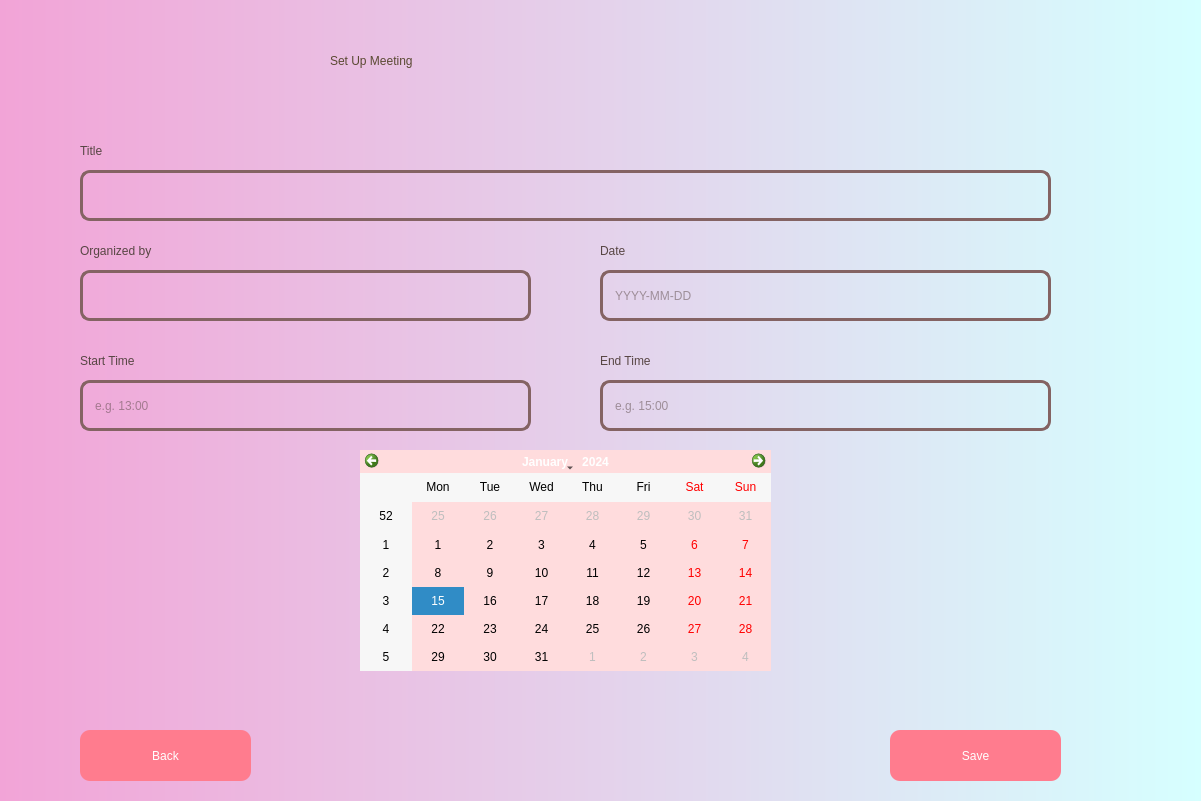
<?xml version="1.0" encoding="UTF-8"?>
<ui version="4.0">
 <class>Dialog</class>
 <widget class="QDialog" name="Dialog">
  <property name="geometry">
   <rect>
    <x>0</x>
    <y>0</y>
    <width>1201</width>
    <height>801</height>
   </rect>
  </property>
  <property name="windowTitle">
   <string>Dialog</string>
  </property>
  <property name="styleSheet">
   <string notr="true"/>
  </property>
  <widget class="QWidget" name="widget" native="true">
   <property name="geometry">
    <rect>
     <x>0</x>
     <y>0</y>
     <width>1201</width>
     <height>801</height>
    </rect>
   </property>
   <property name="styleSheet">
    <string notr="true">QWidget#widget{
background-color:qlineargradient(spread:reflect, x1:0, y1:0, x2:1, y2:0, stop:0 rgba(242, 164, 215, 255), stop:1 rgba(214, 255, 255, 255));}</string>
   </property>
   <widget class="QPushButton" name="Back">
    <property name="geometry">
     <rect>
      <x>80</x>
      <y>730</y>
      <width>171</width>
      <height>51</height>
     </rect>
    </property>
    <property name="styleSheet">
     <string notr="true">QPushButton{
background-color: rgb(255, 124, 142);
font: 63 16pt &quot;Yu Gothic UI Semibold&quot;;
color: rgb(255, 255, 255);
border-radius: 10px;
}

QPushButton:hover
{
background-color: rgb(141, 91, 158);
font: 63 16pt &quot;Yu Gothic UI Semibold&quot;;
color: rgb(255, 255, 255);
border-radius: 10px;
}

QPushButton:pressed
{
padding-left:5px;
padding-top:5px;
}
</string>
    </property>
    <property name="text">
     <string>Back</string>
    </property>
   </widget>
   <widget class="QLabel" name="set_up_meeting">
    <property name="geometry">
     <rect>
      <x>330</x>
      <y>10</y>
      <width>561</width>
      <height>101</height>
     </rect>
    </property>
    <property name="styleSheet">
     <string notr="true">color:rgb(90, 73, 50);
font: 63 40pt &quot;Yu Gothic UI Semibold&quot;;
</string>
    </property>
    <property name="text">
     <string>Set Up Meeting</string>
    </property>
   </widget>
   <widget class="QCalendarWidget" name="Calendar">
    <property name="geometry">
     <rect>
      <x>360</x>
      <y>450</y>
      <width>411</width>
      <height>221</height>
     </rect>
    </property>
    <property name="styleSheet">
     <string notr="true">font: 63 9pt &quot;Yu Gothic UI Semibold&quot;;
background-color: rgb(255, 220, 221);
</string>
    </property>
   </widget>
   <widget class="QPushButton" name="Save">
    <property name="geometry">
     <rect>
      <x>890</x>
      <y>730</y>
      <width>171</width>
      <height>51</height>
     </rect>
    </property>
    <property name="styleSheet">
     <string notr="true">QPushButton{
background-color: rgb(255, 124, 142);
font: 63 16pt &quot;Yu Gothic UI Semibold&quot;;
color: rgb(255, 255, 255);
border-radius: 10px;
}

QPushButton:hover
{
background-color: rgb(141, 91, 158);
font: 63 16pt &quot;Yu Gothic UI Semibold&quot;;
color: rgb(255, 255, 255);
border-radius: 10px;
}

QPushButton:pressed
{
padding-left:5px;
padding-top:5px;
}
</string>
    </property>
    <property name="text">
     <string>Save</string>
    </property>
   </widget>
   <widget class="QLineEdit" name="organized_by_box">
    <property name="geometry">
     <rect>
      <x>80</x>
      <y>270</y>
      <width>451</width>
      <height>51</height>
     </rect>
    </property>
    <property name="styleSheet">
     <string notr="true">QLineEdit{
color: rgb(88, 70, 68);
font: 63 15pt &quot;Yu Gothic UI Semibold&quot;;
background-color: rgba(0,0,0,0);
border: 3px solid rgb(132, 99, 99);
padding-left: 10px;
border-radius: 10px;
}

QLineEdit:focus
{
color: rgb(88, 70, 68);
font: 63 15pt &quot;Yu Gothic UI Semibold&quot;;
background-color:rgb(255, 226, 220);
border: 3px solid rgb(223, 134, 135);
}

</string>
    </property>
    <property name="text">
     <string/>
    </property>
    <property name="placeholderText">
     <string/>
    </property>
   </widget>
   <widget class="QLabel" name="Organizedby">
    <property name="geometry">
     <rect>
      <x>80</x>
      <y>230</y>
      <width>171</width>
      <height>41</height>
     </rect>
    </property>
    <property name="styleSheet">
     <string notr="true">color: rgb(88, 70, 68);
font: 63 15pt &quot;Yu Gothic UI Semibold&quot;;
</string>
    </property>
    <property name="text">
     <string>Organized by</string>
    </property>
   </widget>
   <widget class="QLineEdit" name="date_box">
    <property name="geometry">
     <rect>
      <x>600</x>
      <y>270</y>
      <width>451</width>
      <height>51</height>
     </rect>
    </property>
    <property name="styleSheet">
     <string notr="true">QLineEdit{
color: rgb(88, 70, 68);
font: 63 15pt &quot;Yu Gothic UI Semibold&quot;;
background-color: rgba(0,0,0,0);
border: 3px solid rgb(132, 99, 99);
padding-left: 10px;
border-radius: 10px;
}

QLineEdit:focus
{
color: rgb(88, 70, 68);
font: 63 15pt &quot;Yu Gothic UI Semibold&quot;;
background-color:rgb(255, 226, 220);
border: 3px solid rgb(223, 134, 135);
}

</string>
    </property>
    <property name="text">
     <string/>
    </property>
    <property name="placeholderText">
     <string>YYYY-MM-DD</string>
    </property>
   </widget>
   <widget class="QLineEdit" name="start_time_box">
    <property name="geometry">
     <rect>
      <x>80</x>
      <y>380</y>
      <width>451</width>
      <height>51</height>
     </rect>
    </property>
    <property name="styleSheet">
     <string notr="true">QLineEdit{
color: rgb(88, 70, 68);
font: 63 15pt &quot;Yu Gothic UI Semibold&quot;;
background-color: rgba(0,0,0,0);
border: 3px solid rgb(132, 99, 99);
padding-left: 10px;
border-radius: 10px;
}

QLineEdit:focus
{
color: rgb(88, 70, 68);
font: 63 15pt &quot;Yu Gothic UI Semibold&quot;;
background-color:rgb(255, 226, 220);
border: 3px solid rgb(223, 134, 135);
}

</string>
    </property>
    <property name="text">
     <string/>
    </property>
    <property name="placeholderText">
     <string>e.g. 13:00</string>
    </property>
   </widget>
   <widget class="QLabel" name="StartTime">
    <property name="geometry">
     <rect>
      <x>80</x>
      <y>340</y>
      <width>131</width>
      <height>41</height>
     </rect>
    </property>
    <property name="styleSheet">
     <string notr="true">color: rgb(88, 70, 68);
font: 63 15pt &quot;Yu Gothic UI Semibold&quot;;
</string>
    </property>
    <property name="text">
     <string>Start Time</string>
    </property>
   </widget>
   <widget class="QLabel" name="Date">
    <property name="geometry">
     <rect>
      <x>600</x>
      <y>230</y>
      <width>171</width>
      <height>41</height>
     </rect>
    </property>
    <property name="styleSheet">
     <string notr="true">color: rgb(88, 70, 68);
font: 63 15pt &quot;Yu Gothic UI Semibold&quot;;
</string>
    </property>
    <property name="text">
     <string>Date</string>
    </property>
   </widget>
   <widget class="QLineEdit" name="end_time_box">
    <property name="geometry">
     <rect>
      <x>600</x>
      <y>380</y>
      <width>451</width>
      <height>51</height>
     </rect>
    </property>
    <property name="styleSheet">
     <string notr="true">QLineEdit{
color: rgb(88, 70, 68);
font: 63 15pt &quot;Yu Gothic UI Semibold&quot;;
background-color: rgba(0,0,0,0);
border: 3px solid rgb(132, 99, 99);
padding-left: 10px;
border-radius: 10px;
}

QLineEdit:focus
{
color: rgb(88, 70, 68);
font: 63 15pt &quot;Yu Gothic UI Semibold&quot;;
background-color:rgb(255, 226, 220);
border: 3px solid rgb(223, 134, 135);
}

</string>
    </property>
    <property name="text">
     <string/>
    </property>
    <property name="placeholderText">
     <string>e.g. 15:00</string>
    </property>
   </widget>
   <widget class="QLabel" name="EndTime">
    <property name="geometry">
     <rect>
      <x>600</x>
      <y>340</y>
      <width>121</width>
      <height>41</height>
     </rect>
    </property>
    <property name="styleSheet">
     <string notr="true">color: rgb(88, 70, 68);
font: 63 15pt &quot;Yu Gothic UI Semibold&quot;;
</string>
    </property>
    <property name="text">
     <string>End Time</string>
    </property>
   </widget>
   <widget class="QLabel" name="Title">
    <property name="geometry">
     <rect>
      <x>80</x>
      <y>130</y>
      <width>141</width>
      <height>41</height>
     </rect>
    </property>
    <property name="styleSheet">
     <string notr="true">color: rgb(88, 70, 68);
font: 63 15pt &quot;Yu Gothic UI Semibold&quot;;
</string>
    </property>
    <property name="text">
     <string>Title</string>
    </property>
   </widget>
   <widget class="QLineEdit" name="title_box">
    <property name="geometry">
     <rect>
      <x>80</x>
      <y>170</y>
      <width>971</width>
      <height>51</height>
     </rect>
    </property>
    <property name="styleSheet">
     <string notr="true">QLineEdit{
color: rgb(88, 70, 68);
font: 63 15pt &quot;Yu Gothic UI Semibold&quot;;
background-color: rgba(0,0,0,0);
border: 3px solid rgb(132, 99, 99);
padding-left: 10px;
border-radius: 10px;
}

QLineEdit:focus
{
color: rgb(88, 70, 68);
font: 63 15pt &quot;Yu Gothic UI Semibold&quot;;
background-color:rgb(255, 226, 220);
border: 3px solid rgb(223, 134, 135);
}

</string>
    </property>
    <property name="text">
     <string/>
    </property>
    <property name="placeholderText">
     <string/>
    </property>
   </widget>
   <widget class="QLabel" name="error">
    <property name="geometry">
     <rect>
      <x>80</x>
      <y>680</y>
      <width>1001</width>
      <height>31</height>
     </rect>
    </property>
    <property name="styleSheet">
     <string notr="true">color: red;
font: 63 15pt &quot;Yu Gothic UI Semibold&quot;;
</string>
    </property>
    <property name="text">
     <string/>
    </property>
   </widget>
  </widget>
 </widget>
 <resources/>
 <connections/>
</ui>
